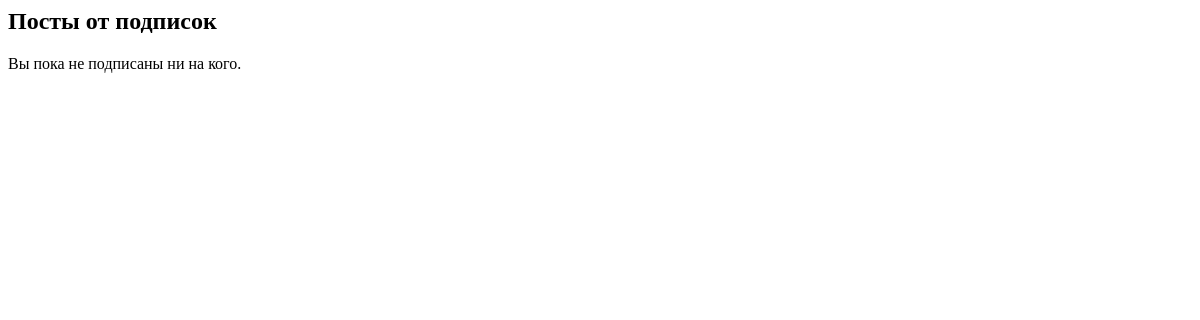
Page /subscription_list/ (signed in) on the earlier database version.
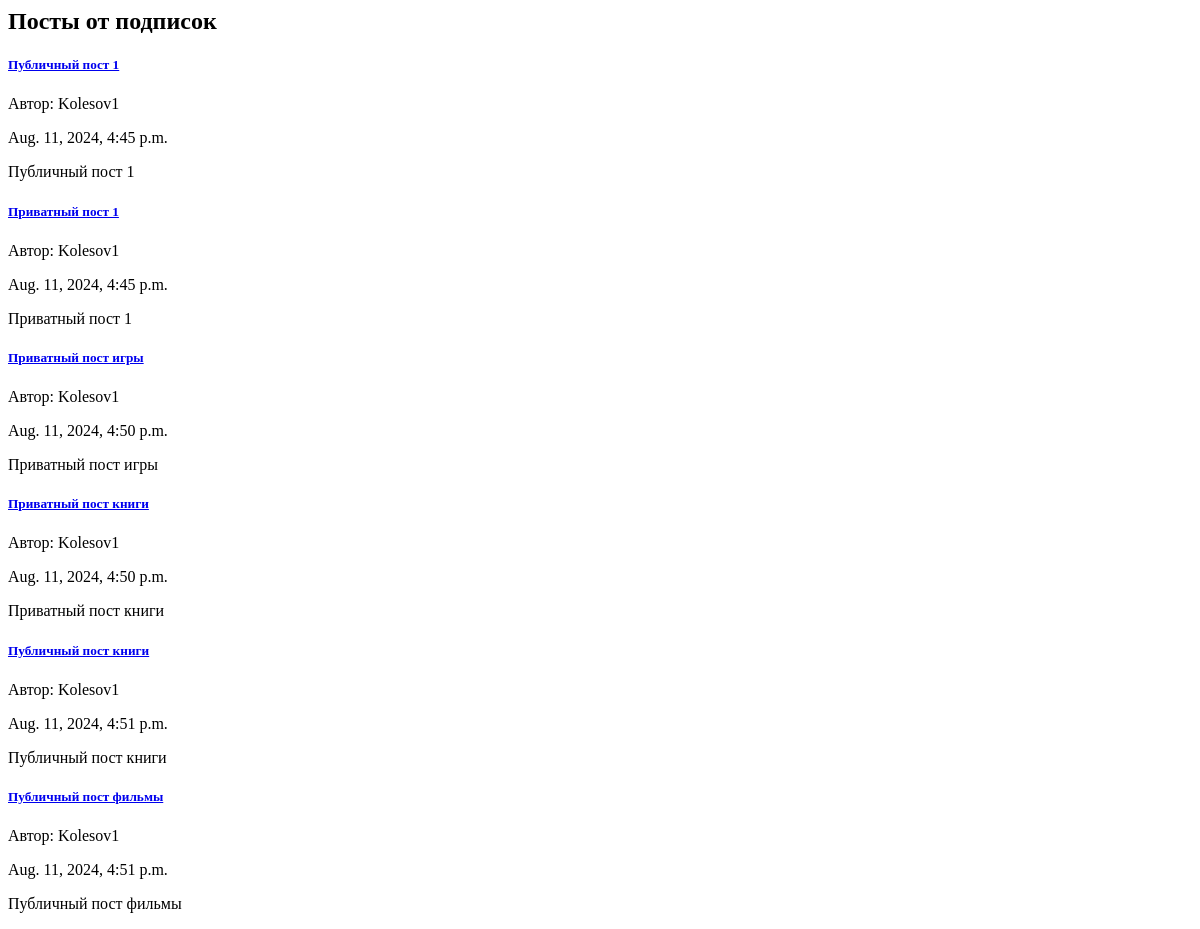
Same page on the later database version.
### blog_project/blog/models.py (models this page shows, shortened)
class Post(models.Model):
    title = models.CharField(max_length=200)
    text = models.TextField()
    author = models.ForeignKey(User, on_delete=models.CASCADE)
    is_private = models.BooleanField(default=False)
    created_at = models.DateTimeField(auto_now_add=True)
    updated_at = models.DateTimeField(auto_now=True)
    tags = models.ManyToManyField('Tag', blank=True, related_name='posts')

### blog_project/blog/views.py (the view)
# urls.py: path('subscription_list/', views.subscription_list, name='subscription_list'),
@login_required(login_url='login')
def subscription_list(request):
    posts = get_subscription_posts(request.user)
    return render(request, 'blog/subscription_list.html', {'posts': posts})

### blog_project/blog/views.py (called while the page is built)
def get_subscription_posts(user):
    subscriptions = Subscription.objects.filter(subscriber=user)
    if not subscriptions.exists():
        return Post.objects.none()
    posts = Post.objects.filter(author__in=[sub.subscribed_to for sub in subscriptions]).distinct()
    return posts

### blog_project/blog/templates/blog/subscription_list.html
{% block content %}
<div class="container">
    <h2>Посты от подписок</h2>
    {% if posts %}
        <div class="list-group">
            {% for post in posts %}
                <div class="list-group-item">
                    <h5 class="mb-1"><a href="{% url 'post_detail' post.id %}">{{ post.title }}</a></h5>
                    <p>Автор: {{ post.author }}</p>
                    <p>{{ post.created_at }}</p>
                    <p>{{ post.text|truncatewords:20 }}</p>
                </div>
            {% endfor %}
        </div>
    {% else %}
        <p>Вы пока не подписаны ни на кого.</p>
    {% endif %}
</div>
{% endblock %}

Differences in the rows shown:
added Post: title "Публичный пост 1", author "Kolesov1", created_at "Aug. 11, 2024, 4:45 p.m.", text "Публичный пост 1"
added Post: title "Приватный пост 1", author "Kolesov1", created_at "Aug. 11, 2024, 4:45 p.m.", text "Приватный пост 1"
added Post: title "Приватный пост игры", author "Kolesov1", created_at "Aug. 11, 2024, 4:50 p.m.", text "Приватный пост игры"
added Post: title "Приватный пост книги", author "Kolesov1", created_at "Aug. 11, 2024, 4:50 p.m.", text "Приватный пост книги"
added Post: title "Публичный пост книги", author "Kolesov1", created_at "Aug. 11, 2024, 4:51 p.m.", text "Публичный пост книги"
added Post: title "Публичный пост фильмы", author "Kolesov1", created_at "Aug. 11, 2024, 4:51 p.m.", text "Публичный пост фильмы"
Other differences:
text no longer shown: "Вы пока не подписаны ни на кого."
